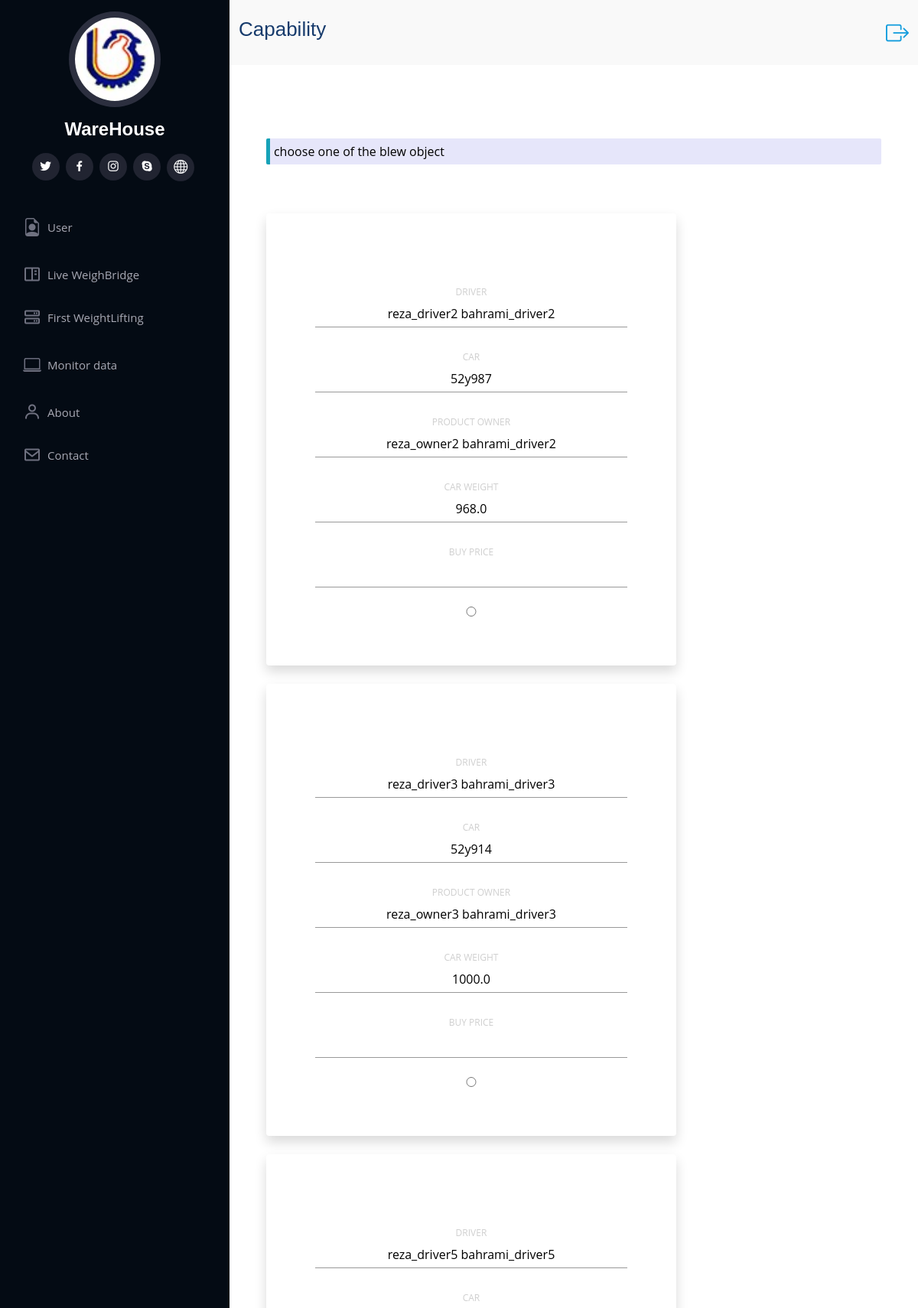
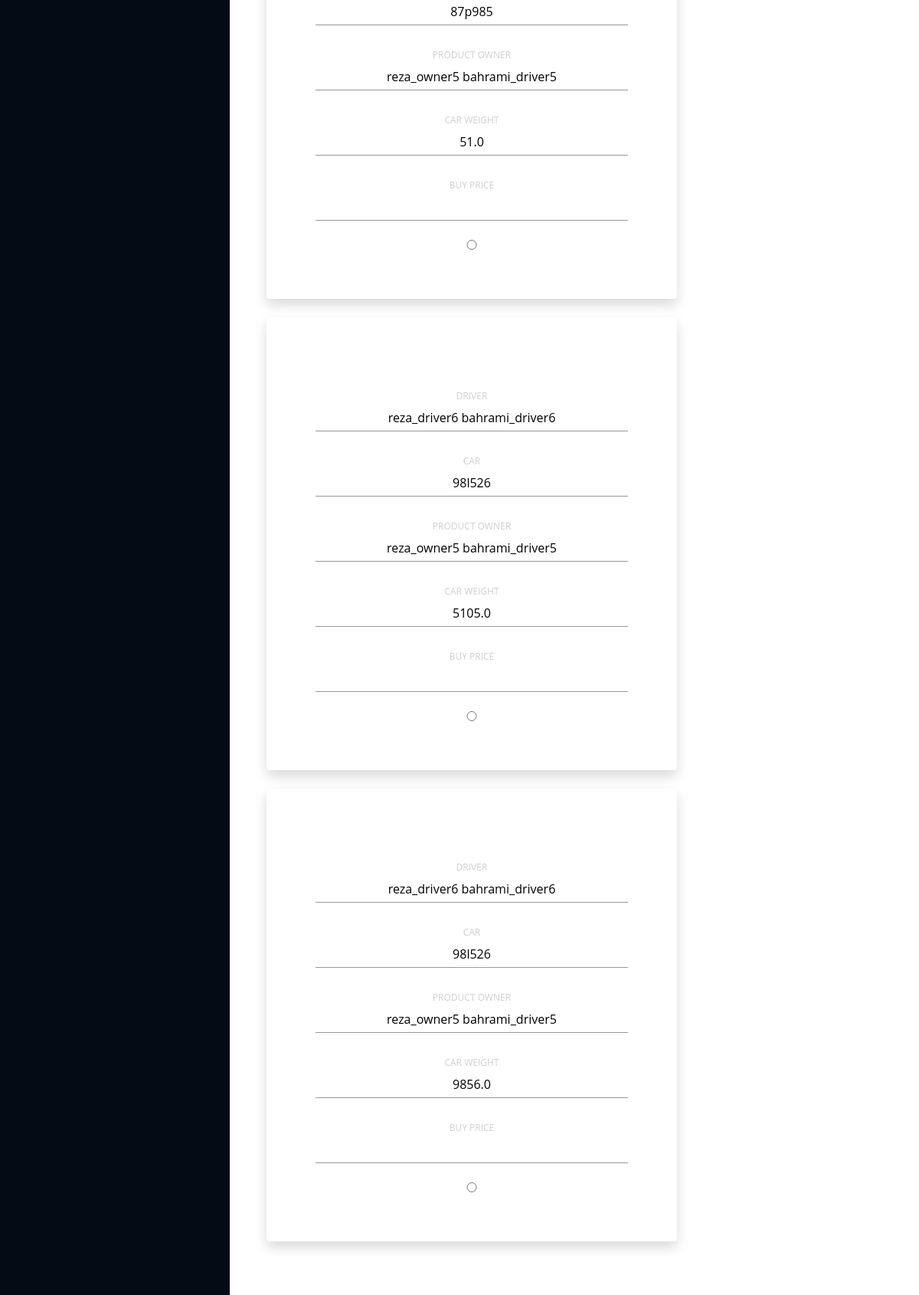
/slaughter/capability/form/ (signed in, upper part), run on the app's committed database (2 pictures, top to bottom).
### WareHouseApp/models.py (models this page shows, shortened)
class LiveWeighbridge(models.Model):
    live_weighbridge_id = models.CharField(default=str(uuid1().int), max_length=250, primary_key=True)
    final_weight = models.FloatField(null=True)
    car_weight = models.FloatField(null=True)
    car_empty = models.BooleanField(default=False)
    weighting_date = models.FloatField(default=time.time())
    type_of_gender = (('C', "chicken"),
                      ('T', "turkey"),
                      ('Q', "quail"))
    product_category = models.CharField(max_length=1, choices=type_of_gender)
    slaughter_status = models.BooleanField(default=False)
    slaughter_start_date = models.FloatField(null=True)
    slaughter_finish_date = models.FloatField(null=True)
    buy_price = models.IntegerField()
    Live_Weighbridge_Manager = models.ForeignKey(LiveWeighbridgeManager, on_delete=models.PROTECT, null=True)
    driver = models.ForeignKey(Driver, on_delete=models.PROTECT)

class Driver(models.Model):
    name = models.CharField(max_length=25)
    last_name = models.CharField(max_length=25)
    phone_number = models.CharField(max_length=12)
    driver_id = models.CharField(default=str(uuid1().int), max_length=250, primary_key=True)
    car = models.ForeignKey(Car, on_delete=models.CASCADE)

class Car(models.Model):
    car_number = models.CharField(max_length=20)
    live_product = models.BooleanField(default=True)
    car_id = models.CharField(default=str(uuid1().int), max_length=250, primary_key=True)
    product_owner = models.ForeignKey(ProductOwner, models.PROTECT)

class ProductOwner(models.Model):
    name = models.CharField(max_length=25)
    last_name = models.CharField(max_length=25)
    product_owner_id = models.CharField(default=str(uuid1().int), max_length=300, primary_key=True)

### WareHouseApp/views.py (the view)
# urls.py: re_path(r'^slaughter/capability/form/$', views.lwb_capability_form, name='Capability_Form'),
def lwb_capability_form(requests):
    if requests.user.is_authenticated:
        lwb_user_list = models.LiveWeighbridgeManager.objects.all().filter(username=requests.user.username)
        ceo_user_list = models.CEO.objects.all().filter(username=requests.user.username)
        if len(lwb_user_list) > 0 or len(ceo_user_list) or requests.user.is_superuser:
            slaughter_temp = loader.get_template('WareHouseApp/LiveWeighBridge_capability.html')
            context = {
                'lwb_list': models.LiveWeighbridge.objects.all().filter(car_empty=False)
            }
            return HttpResponse(slaughter_temp.render(context))
        else:
            return HttpResponseRedirect(reverse('Error', args=["you can't access this page"]))
    else:
        return HttpResponseRedirect(reverse('Error', args=["you can't access this page"]))

### WareHouseApp/templates/WareHouseApp/LiveWeighBridge_capability.html (shortened to what this page needs)
{% extends 'WareHouseApp/main.html' %}
 {% load static %}
 {% block title%}
<h2 xmlns="http://www.w3.org/1999/html" xmlns="http://www.w3.org/1999/html">Capability</h2>
 {% endblock %}
{% block content %}
<form action="{% url 'Capability_Slaughter' %}" method="post">
    <div class=" cont">
      <div class="row form sign-in shadow p-5 mb-5 bg-white rounded d-flex align-items-stretch">
           <div class="col-12 mt-5 mb-5">
             <p class="partition" style="background-color: lavender;
              border-radius: 2px;
              border-left-style: solid;
              border-left-color: #17a2b8;
              border-left-width: 5px;
              padding-left: 10px;
              padding: 5px;
              color: black;">choose one of the blew object</p>
          </div>
       {% for lwb in lwb_list %}
       <label for="{{ lwb.live_weighbridge_id}}">
         <div class="col-8" data-aos="fade-in">
              <div class="shadow p-3 mb-4 bg-white rounded d-flex align-items-stretch">
                <div class="info col-12 p-5">
                   <div class="col-12">
                     <label for="{{ lwb.driver.name }} {{ lwb.driver.last_name }}">
                        <span >Driver</span>
                        <input type="text" value="{{ lwb.driver.name }} {{ lwb.driver.last_name }}" id="{{ lwb.driver.name }} {{ lwb.driver.last_name }}" name="{{ lwb.driver.name }} {{ lwb.driver.last_name }}" />
                    </label>
                   </div>
                    <div class="col-12">
                     <label for="{{ lwb.driver.car.car_number }}">
                        <span >Car</span>
                        <input type="text" value="{{ lwb.driver.car.car_number }}" id="{{ lwb.driver.car.car_number }}" name="{{ lwb.driver.car.car_number }}" />
                    </label>
                   </div>
                    <div class="col-12">
                     <label for="{{ lwb.driver.car.product_owner.name }} {{ lwb.driver.car.product_owner.last_name }}">
                        <span >Product Owner</span>
                        <input type="text"  value="{{ lwb.driver.car.product_owner.name }} {{ lwb.driver.car.product_owner.last_name }}" id="{{ lwb.driver.car.product_owner.name }} {{ lwb.driver.car.product_owner.last_name }}" name="{{ lwb.driver.car.product_owner.name }} {{ lwb.driver.car.product_owner.last_name }}" />
                    </label>
                   </div>
                   <div class="col-12">
                     <label for="{{ lwb.final_weight }}">
                        <span >Car Weight</span>
                        <input type="text" value="{{ lwb.final_weight }}" id="{{ lwb.final_weight }}" name="{{ lwb.final_weight }}" />
                    </label>
                   </div>
                   <div class="col-12">
                     <label for="{{ lwb.buying_price }}">
                        <span >Buy Price</span>
                        <input type="text"  value="{{ lwb.buying_price }}" id="{{ lwb.buying_price }}" name="{{ lwb.buying_price }}" />
                    </label>
                   </div>
                   <div class="col-12">
                    <label for="{{ lwb.live_weighbridge_id}}">
                    <input type="radio" name="lwb_id" value="{{ lwb.live_weighbridge_id}}" id="{{ lwb.live_weighbridge_id}}"/>
                    </label>
                   </div>
                </div>
              </div>
         </div>
        </label>
        {% endfor %}
        </div>
        </div>
</form>
{% endblock %}

### WareHouseApp/static/WareHouseApp/css/logincss.css (style rules this page uses)
html { height: 100%; }
body { height: 100%; margin: 0; background-repeat: no-repeat; background-attachment: fixed; }
_________________________________________________________________ *, *:before, *:after { box-sizing: border-box; margin: 0; padding: 0; }
body { font-family: 'Open Sans', Helvetica, Arial, sans-serif; background: #ffffff; }
input, button { border: none; outline: none; background: none; font-family: 'Open Sans', Helvetica, Arial, sans-serif; }
.cont { overflow: hidden; position: relative; width: $contW; margin: 0 auto 100px; background: #fff; }
.form { position: relative; width: $formW; height: 100%; transition: transform $switchAT ease-in-out; padding: 50px 30px 0; }
h2 { width: 100%; font-size: 26px; text-align: left; }
input { display: block; width: 100%; margin-top: 5px; padding-bottom: 5px; font-size: 16px; border-bottom: 1px solid rgba(0,0,0,0.4); text-align: center; }

### WareHouseApp/static/WareHouseApp/css/style.css (style rules this page uses)
body { font-family: "Open Sans", sans-serif; color: #173b6c; }
h1, h2, h3, h4, h5, h6 { font-family: "Raleway", sans-serif; }
.breadcrumbs h2 { font-size: 26px; font-weight: 300; }

### data on the page
LiveWeighbridge: driver.name "reza_driver2 bahrami_driver2", driver.car.car_number "52y987", driver.car.product_owner.name "reza_owner2 bahrami_driver2", final_weight "968.0"
LiveWeighbridge: driver.name "reza_driver3 bahrami_driver3", driver.car.car_number "52y914", driver.car.product_owner.name "reza_owner3 bahrami_driver3", final_weight "1000.0"
LiveWeighbridge: driver.name "reza_driver5 bahrami_driver5", driver.car.car_number "87p985", driver.car.product_owner.name "reza_owner5 bahrami_driver5", final_weight "51.0"
LiveWeighbridge: driver.name "reza_driver6 bahrami_driver6", driver.car.car_number "98l526", driver.car.product_owner.name "reza_owner5 bahrami_driver5", final_weight "5105.0"
LiveWeighbridge: driver.name "reza_driver6 bahrami_driver6", driver.car.car_number "98l526", driver.car.product_owner.name "reza_owner5 bahrami_driver5", final_weight "9856.0"
